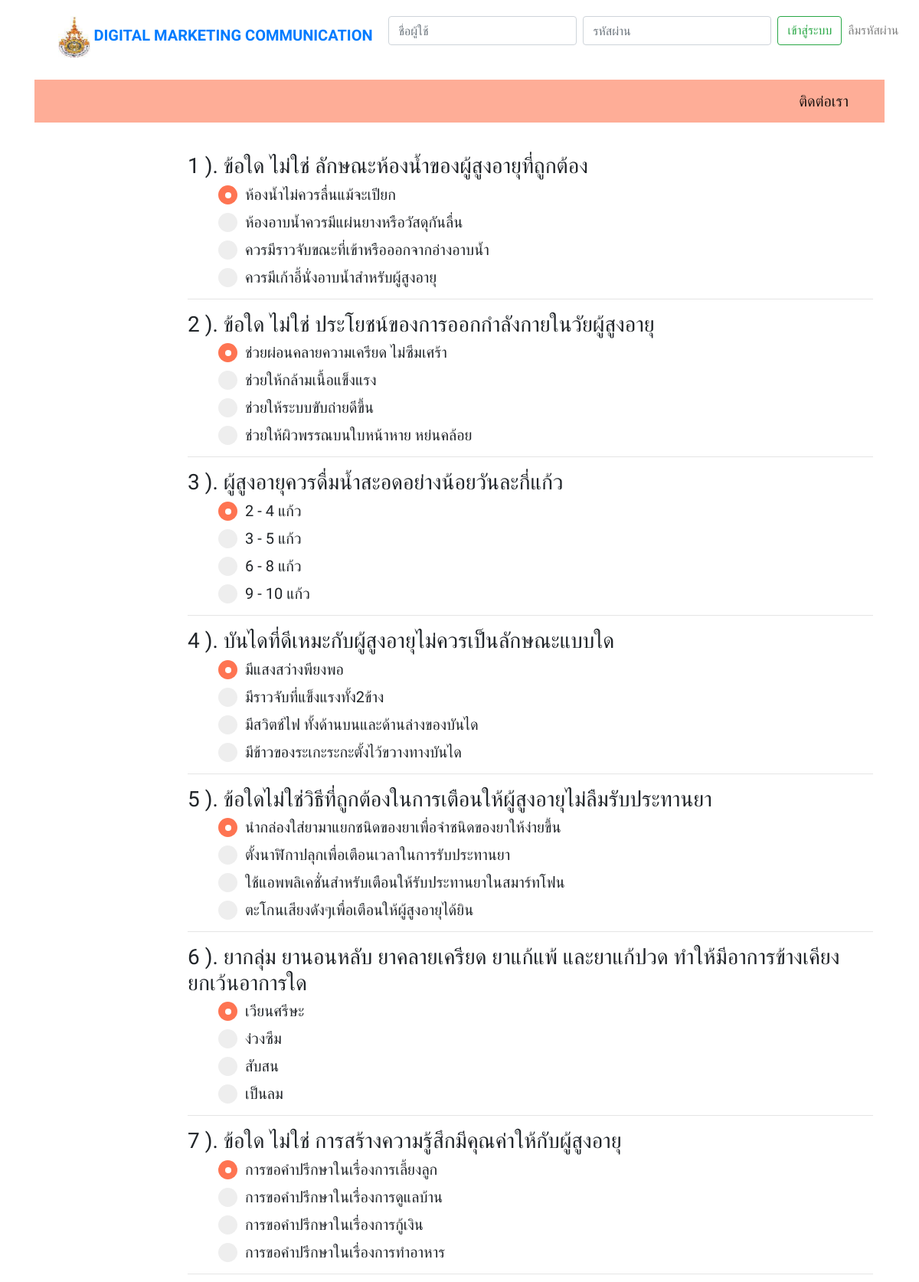
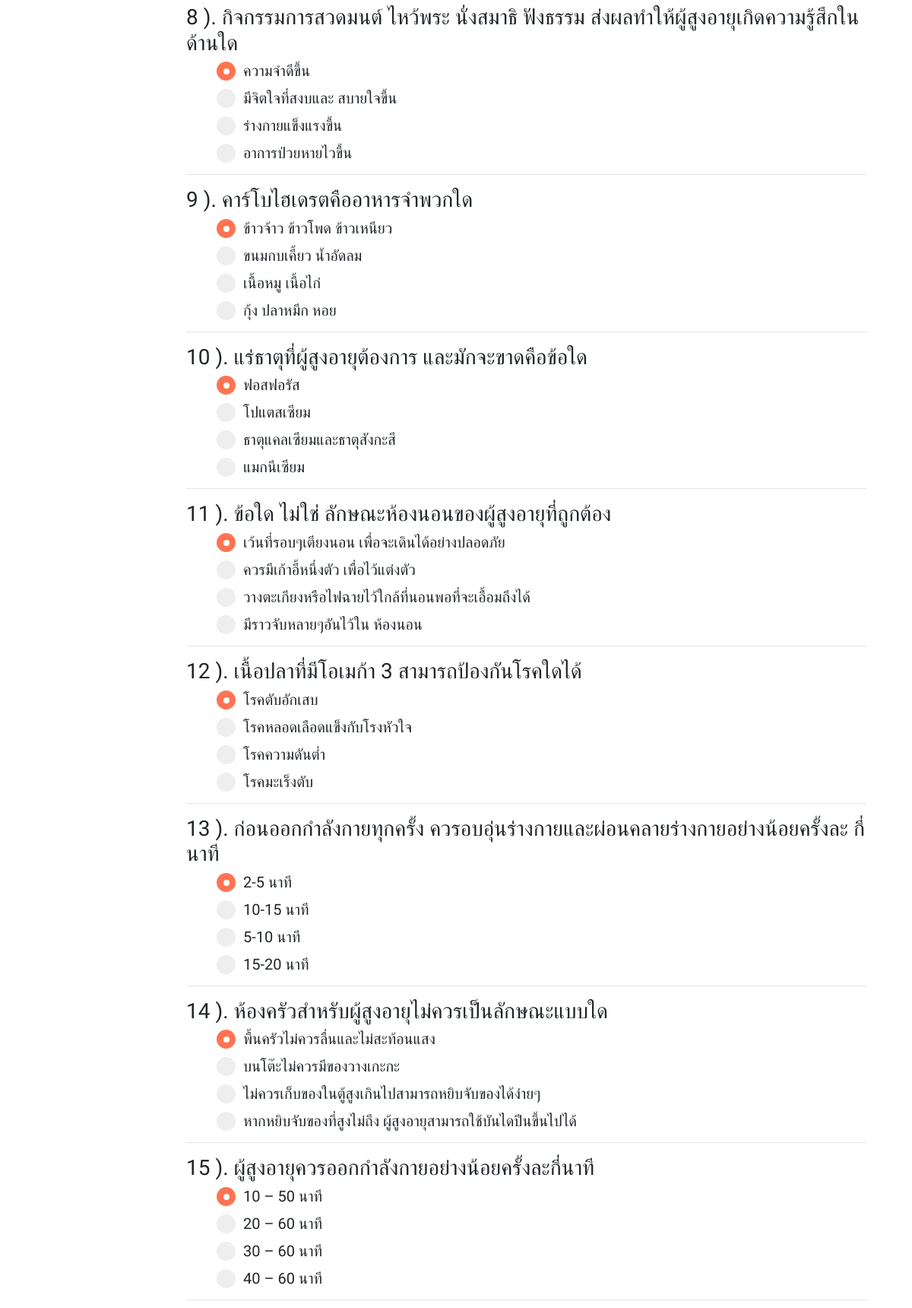
Screenshot of /choice.php?choice_id=1 (upper part) with the database file from the repository (2 pictures, top to bottom).
### tables this page shows
CREATE TABLE `testing` (
  `id` int(3) NOT NULL,
  `choice_id` int(10) NOT NULL,
  `question` varchar(100) NOT NULL DEFAULT '',
  `c1` varchar(100) NOT NULL DEFAULT '',
  `c2` varchar(100) NOT NULL DEFAULT '',
  `c3` varchar(100) NOT NULL DEFAULT '',
  `c4` varchar(100) NOT NULL DEFAULT '',
  `answer` int(1) NOT NULL DEFAULT '0',
  `status` int(1) NOT NULL
);

### choice.php (the view, shortened to what this page needs)
<html>
<?php include 'conn.php'; ?>
<?php
$choice_id = $_REQUEST['choice_id'];
$sql="SELECT * From testing WHERE choice_id = '$choice_id' and status <> 1 order by rand() limit 21";
$db_query=mysqli_query($con,$sql) or die(mysqli_error());
?>
<?php include 'header.php'; ?>
<body onload="window.setTimeout(&#39;getSecs()&#39;,1)">
  <div class="container">
    <div class="py-2">
      <div class="container">
        <div class="row">
          <div class="col-md-12">
          </div>
        </div>
      </div>
    </div>
    <form name="form1" method="get" action="">
      <div class="py-3" style="">
        <div class="container">
          <div class="row">
            <div class="col-md-2">
            </div>
            <div class="col-md-10">
              <?php
              if (isset($_REQUEST['af'])) {
                include 'answer.php';
              }else{
               ?>
               <?php
               $i=0;
               while($result=mysqli_fetch_array($db_query))
               {
                $i++;
                ?>
                <h3><?php echo $i." ).   ".$result["question"];?></h3>
                <ol>
                  <label class="containerr"><h5><?php echo $result["c1"];?>
                  <span class="checkmark"></span></h5>
                </label>
                <label class="containerr"><h5><?php echo $result["c2"];?>
                <span class="checkmark"></span></h5>
              </label>
              <label class="containerr"><h5><?php echo $result["c3"];?>
              <span class="checkmark"></span></h5>
            </label>
            <label class="containerr"><h5><?php echo $result["c4"];?>
            <span class="checkmark"></span></h5>
          </label>
        </ol>
        <hr>
      <?php } ?>
    <?php   } ?>
  </div>
</div>
</div>
</div>
</form>
</div>
</body>
<?php include 'footer.php'; ?>
</html>

### choice.php (style rules this page uses)
.containerr { display: block; position: relative; padding-left: 35px; margin-bottom: 12px; cursor: pointer; font-size: 20px; -webkit-user-select: none; -moz-user-select: none; -ms-user-select: none; user-select: none; }
.checkmark { position: absolute; top: 0; left: 0; height: 25px; width: 25px; background-color: #eee; border-radius: 50%; }
.containerr input:checked ~ .checkmark { background-color: #FE7452; }
.checkmark:after { content: ""; position: absolute; display: none; }
.containerr input:checked ~ .checkmark:after { display: block; }
.containerr .checkmark:after { top: 9px; left: 9px; width: 8px; height: 8px; border-radius: 50%; background: white; }

### header.php (style rules this page uses)
body { font-family: 'Prompt', sans-serif; }

### rows the page displays
testing: question "ข้อใด ไม่ใช่ ลักษณะห้องน้ำของผู้สูงอายุที่ถูกต้อง", c1 "ห้องน้ำไม่ควรลื่นแม้จะเปียก", c2 "ห้องอาบน้ำควรมีแผ่นยางหรือวัสดุกันลื่น", c3 "ควรมีราวจับขณะที่เข้าหรือออกจากอ่างอาบน้ำ", c4 "ควรมีเก้าอี้นั่งอาบน้ำสำหรับผู้สูงอายุ"
testing: question "ข้อใด ไม่ใช่ ประโยชน์ของการออกกำลังกายในวัยผู้สูงอายุ", c1 "ช่วยผ่อนคลายความเครียด ไม่ซึมเศร้า", c2 "ช่วยให้กล้ามเนื้อแข็งแรง", c3 "ช่วยให้ระบบขับถ่ายดีขึ้น", c4 "ช่วยให้ผิวพรรณบนใบหน้าหาย หย่นคล้อย"
testing: question "ผู้สูงอายุควรดื่มน้ำสะอดอย่างน้อยวันละกี่แก้ว", c1 "2 - 4 แก้ว", c2 "3 - 5 แก้ว", c3 "6 - 8 แก้ว", c4 "9 - 10 แก้ว"
testing: question "บันไดที่ดีเหมะกับผู้สูงอายุไม่ควรเป็นลักษณะแบบใด", c1 "มีแสงสว่างพียงพอ", c2 "มีราวจับที่แข็งแรงทั้ง2ข้าง", c3 "มีสวิตช์ไฟ ทั้งด้านบนและด้านล่างของบันได", c4 "มีข้าวของระเกะระกะตั้งไว้ขวางทางบันได"
testing: question "ข้อใดไม่ใช่วิธีที่ถูกต้องในการเตือนให้ผู้สูงอายุไม่ลืมรับประทานยา", c1 "นำกล่องใส่ยามาแยกชนิดของยาเพื่อจำชนิดของยาให้ง่ายขึ้น", c2 "ตั้งนาฬิกาปลุกเพื่อเตือนเวลาในการรับประทานยา", c3 "ใช้แอพพลิเคชั่นสำหรับเตือนให้รับประทานยาในสมาร์ทโฟน", c4 "ตะโกนเสียงดังๆเพื่อเตือนให้ผู้สูงอายุได้ยิน"
testing: question "ยากลุ่ม ยานอนหลับ ยาคลายเครียด ยาแก้แพ้ และยาแก้ปวด ทำให้มีอาการข้างเคียงยกเว้นอาการใด", c1 "เวียนศรีษะ", c2 "ง่วงซึม", c3 "สับสน", c4 "เป็นลม"
testing: question "ข้อใด ไม่ใช่ การสร้างความรู้สึกมีคุณค่าให้กับผู้สูงอายุ", c1 "การขอคำปรึกษาในเรื่องการเลี้ยงลูก", c2 "การขอคำปรึกษาในเรื่องการดูแลบ้าน", c3 "การขอคำปรึกษาในเรื่องการกู้เงิน", c4 "การขอคำปรึกษาในเรื่องการทำอาหาร"
testing: question "กิจกรรมการสวดมนต์ ไหว้พระ นั่งสมาธิ ฟังธรรม ส่งผลทำให้ผู้สูงอายุเกิดความรู้สึกในด้านใด", c1 "ความจำดีขึ้น", c2 "มีจิตใจที่สงบและ สบายใจขึ้น", c3 "ร่างกายแข็งแรงขึ้น", c4 "อาการป่วยหายไวขึ้น"
testing: question "คาร์โบไฮเดรตคืออาหารจำพวกใด", c1 "ข้าวจ้าว ข้าวโพด ข้าวเหนียว", c2 "ขนมกบเคี้ยว น้ำอัดลม", c3 "เนื้อหมู เนื้อไก่", c4 "กุ้ง ปลาหมึก หอย"
testing: question "แร่ธาตุที่ผู้สูงอายุต้องการ และมักจะขาดคือข้อใด", c1 "ฟอสฟอรัส", c2 "โปแตสเซียม", c3 "ธาตุแคลเซียมและธาตุสังกะสี", c4 "แมกนีเซียม"
testing: question "ข้อใด ไม่ใช่ ลักษณะห้องนอนของผู้สูงอายุที่ถูกต้อง", c1 "เว้นที่รอบๆเตียงนอน เพื่อจะเดินได้อย่างปลอดภัย", c2 "ควรมีเก้าอี้หนึ่งตัว เพื่อไว้แต่งตัว", c3 "วางตะเกียงหรือไฟฉายไว้ใกล้ที่นอนพอที่จะเอื้อมถึงได้", c4 "มีราวจับหลายๆอันไว้ใน ห้องนอน"
testing: question "เนื้อปลาที่มีโอเมก้า 3 สามารถป้องกันโรคใดได้", c1 "โรคตับอักเสบ", c2 "โรคหลอดเลือดแข็งกับโรงหัวใจ", c3 "โรคความดันต่ำ", c4 "โรคมะเร็งตับ"
testing: question "ก่อนออกกำลังกายทุกครั้ง ควรอบอุ่นร่างกายและผ่อนคลายร่างกายอย่างน้อยครั้งละ กี่นาที", c1 "2-5 นาที", c2 "10-15 นาที", c3 "5-10 นาที", c4 "15-20 นาที"
testing: question "ห้องครัวสำหรับผู้สูงอายุไม่ควรเป็นลักษณะแบบใด", c1 "พื้นครัวไม่ควรลื่นและไม่สะท้อนแสง", c2 "บนโต๊ะไม่ควรมีของวางเกะกะ", c3 "ไม่ควรเก็บของในตู้สูงเกินไปสามารถหยิบจับของได้ง่ายๆ", c4 "หากหยิบจับของที่สูงไม่ถึง ผู้สูงอายุสามารถใช้บันไดปีนขึ้นไปได้"
testing: question "ผู้สูงอายุควรออกกำลังกายอย่างน้อยครั้งละกี่นาที", c1 "10 – 50 นาที", c2 "20 – 60 นาที", c3 "30 – 60 นาที", c4 "40 – 60 นาที"
